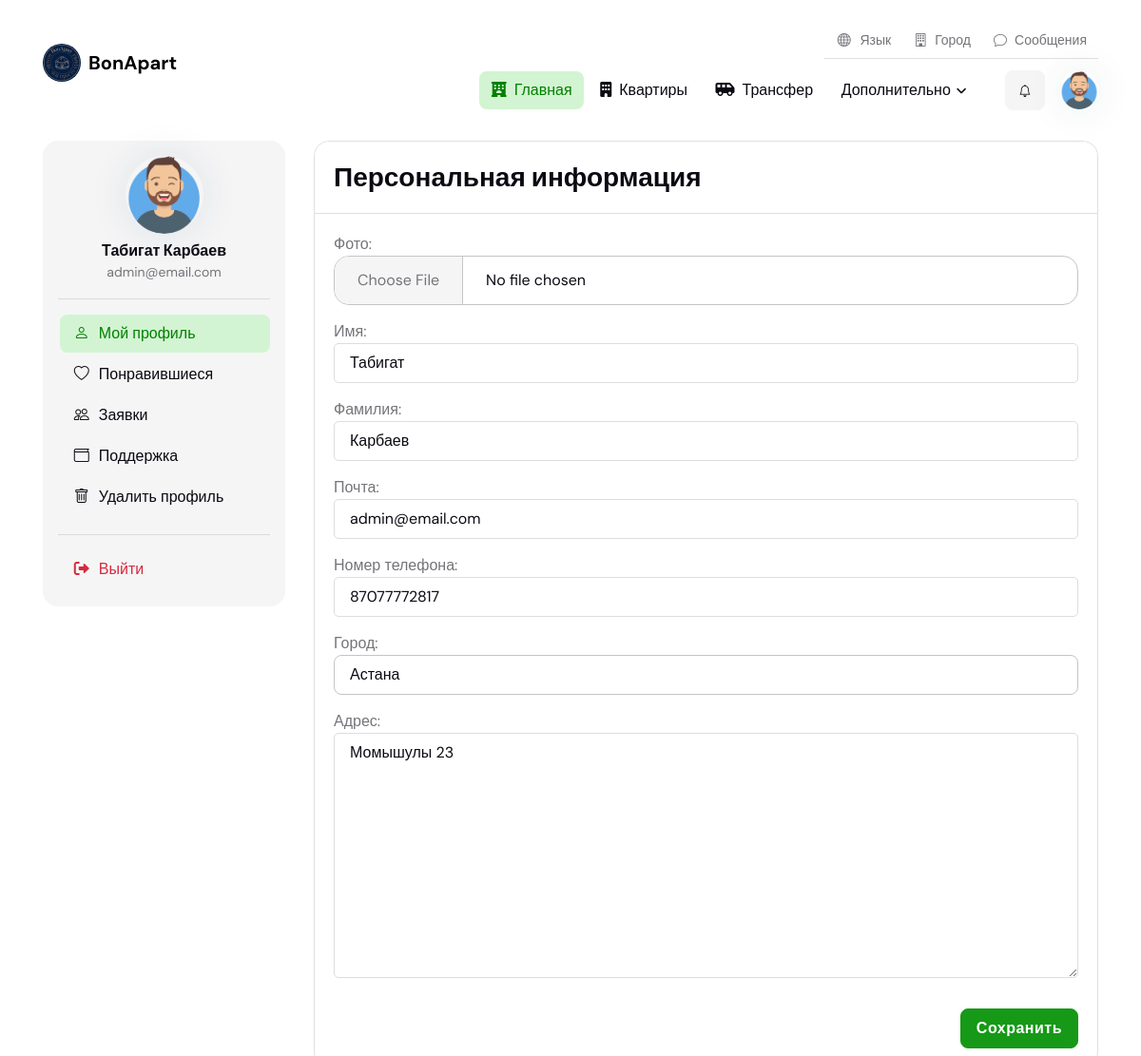
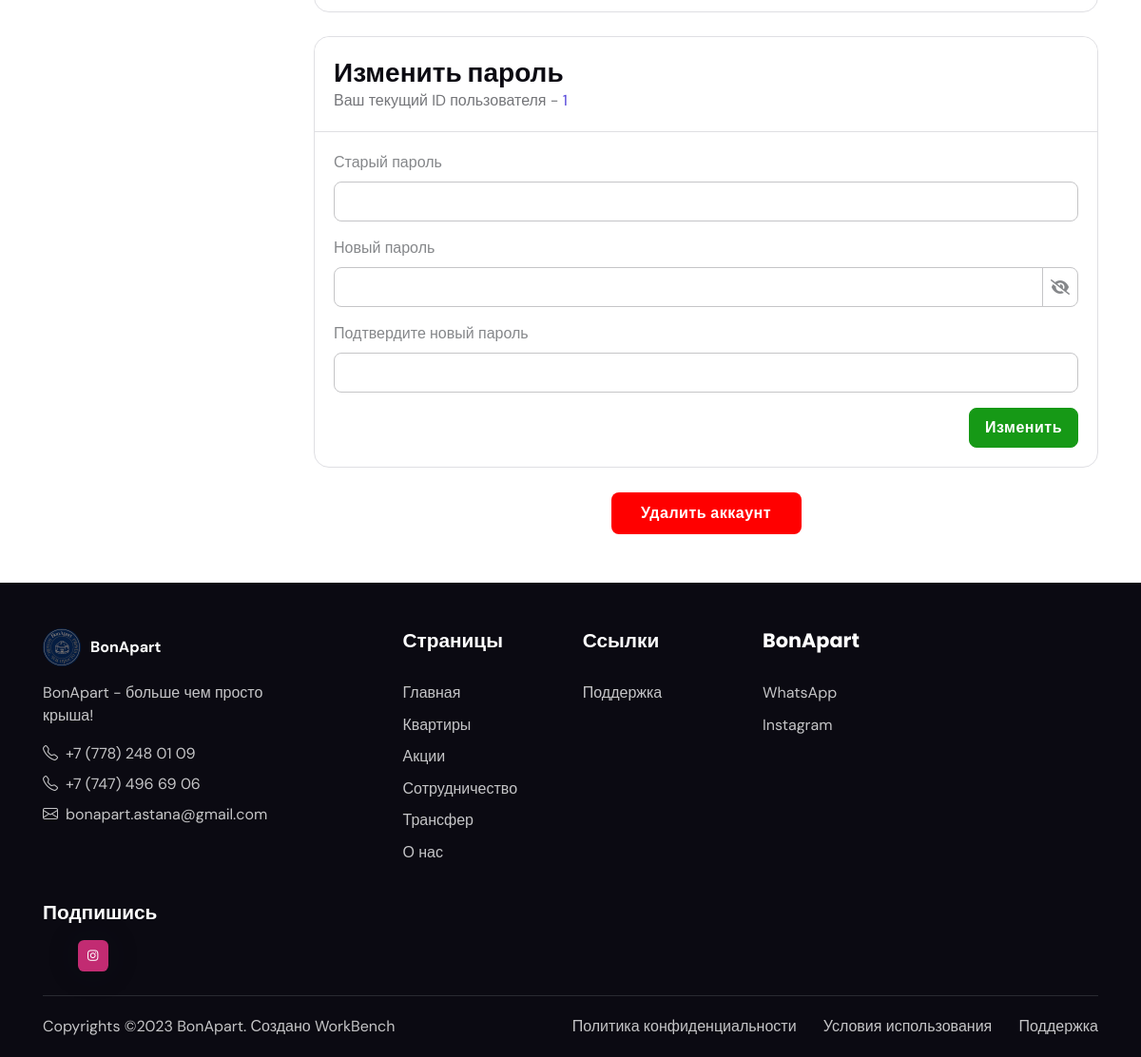
The app's page /users/profile/ (signed in) with its own data (2 pictures, top to bottom).
### users/models.py (models this page shows, shortened)
class CustomUser(AbstractUser):
    first_name = models.CharField(max_length=50)
    last_name = models.CharField(max_length=50)
    phone_number = models.CharField(max_length=50)
    photo = models.ImageField(blank=True)
    gender = models.CharField(max_length=10, choices=[('male', 'Мужской'), ('female', 'Женский'), ('other', 'Другой')],
                              blank=True, null=True)
    age = models.PositiveIntegerField(blank=True, null=True)
    address = models.CharField(max_length=255, blank=True)
    city = models.CharField(max_length=100, blank=True)
    class Meta:
        verbose_name = 'Пользователь'
        verbose_name_plural = 'Пользователи'

### users/views.py (the view, shortened to what this page needs)
# urls.py: path('profile/', ProfileView.as_view(), name='profile'),
class ProfileView(View):
    template_name = 'user_templates/user_profile.html'
    def get(self, request):
        user = request.user
        form = UserProfileUpdateForm(instance=user)
        context = {
            'user': user,
            'form': form,
        }
        return render(request, self.template_name, context)

### templates/user_templates/user_profile.html (shortened to what this page needs)
<!DOCTYPE html>
{% load static %}
<html lang="en" data-bs-theme="light">
<head>
	<link rel="stylesheet" type="text/css" href="{% static 'css/all.min.css' %}">
	<link rel="stylesheet" type="text/css" href="{% static 'css/bootstrap-icons.css' %}">
	<link rel="stylesheet" type="text/css" href="{% static 'css/tiny-slider.css' %}">
	<link rel="stylesheet" type="text/css" href="{% static 'css/glightbox.css' %}">
	<link rel="stylesheet" type="text/css" href="{% static 'css/flatpickr.min.css' %}">
	<link rel="stylesheet" type="text/css" href="{% static 'css/choices.min.css' %}">
	<link rel="stylesheet" type="text/css" href="{% static 'css/style.css' %}">
</head>
<body class="dashboard">
<header class="navbar-light py-3">
	<nav class="navbar navbar-expand-lg">
		<div class="container d-block">
			<div class="row align-items-center">
				<div class="col-4">
					<a class="navbar-brand d-flex align-items-center" href="{% url 'website:home' %}">
						<img style="border-radius: 50px;" class="light-mode-item navbar-brand-item" src="{% static 'images/logo.jpg' %}" alt="logo">
						<p style="margin: 0; padding: 0; margin-left: 8px;"><b>BonApart</b></p>
					</a>
				</div>
				<div class="col-8">
					<div class="align-items-center justify-content-end d-none d-lg-flex">
						<ul class="nav border-bottom mb-2">
							<li class="dropdown nav-item">
								<a class="nav-link small pb-2" href="#" role="button" id="languageDropdown" data-bs-toggle="dropdown" aria-haspopup="true" aria-expanded="false"><i class="bi bi-globe fa-fw me-2"></i>Язык</a>
							</li>
							<li class="dropdown nav-item">
								<a class="nav-link small pb-2" href="#" role="button" id="languageDropdown" data-bs-toggle="dropdown" aria-haspopup="true" aria-expanded="false"><i class="bi bi-building me-2"></i>Город</a>
							</li>
							<li class="nav-item"> <a href="#" class="nav-link small pb-2"><i class="bi bi-chat me-2"></i>Сообщения</a> </li>
						</ul>
					</div>
					<div class="d-sm-flex align-items-center justify-content-end mt-1">
						<div class="navbar-collapse collapse justify-content-end" id="navbarCategoryCollapse">
							<ul class="navbar-nav navbar-nav-scroll nav-pills-primary-soft text-center  p-2 p-xl-0" style="margin-right: 10px;">
								<li class="nav-item"> <a class="nav-link active" href="{% url 'website:home' %}"><i class="fa-solid fa-hotel me-2"></i>Главная</a>	</li>
								<li class="nav-item"><a class="nav-link" href="{% url 'apartments:apartments' %}"><i class="fa-solid fa-building me-2"></i>Квартиры</a></li>
								<li class="nav-item"><a class="nav-link" href="{% url 'website:transfers' %}"><i class="fa-solid fa-shuttle-van me-2"></i>Трансфер</a></li>
								<li class="nav-item dropdown">
									<a class="nav-link dropdown-toggle" href="#" id="pagesFacilities" data-bs-toggle="dropdown" aria-haspopup="true" aria-expanded="false">Дополнительно</a>
								</li>
							</ul>
						</div>
						<div class="d-flex align-items-center justify-content-end">
							<div class="nav-item dropdown form-control-bg-light">
								{% if user.is_authenticated %}
									<ul class="nav flex-row align-items-center list-unstyled ms-xl-auto">
									<li class="nav-item dropdown ms-0 ms-md-3">
										<a class="nav-notification btn btn-light p-0 mb-0" href="#" role="button" data-bs-toggle="dropdown" aria-expanded="false" data-bs-auto-close="outside">
											<i class="bi bi-bell fa-fw"></i>
										</a>
									</li>
									<li class="nav-item ms-3 dropdown">
										<a class="avatar avatar-sm p-0" href="#" id="profileDropdown" role="button" data-bs-auto-close="outside" data-bs-display="static" data-bs-toggle="dropdown" aria-expanded="false">
											{% if user.photo %}
												<img class="avatar-img rounded-circle shadow" src="{{ user.photo.url }}" alt="avatar">
											{% else %}
												<img class="avatar-img rounded-circle shadow" src="{% static 'images/user.png' %}" alt="avatar">
											{% endif %}
										</a>
									</li>
								</ul>
								{% else %}
									<ul class="nav flex-row align-items-center list-unstyled ms-xl-auto">
										<a href="{% url 'users:signin' %}" class="btn btn-primary mb-0">Войти</a>
									</ul>
								{% endif %}
							</div>
						</div>
					</div>
				</div>
			</div>
		</div>
	</nav>
</header>
<main>
<section class="pt-3">
	<div class="container">
		<div class="row">
			<div class="col-lg-4 col-xl-3">
				<div class="offcanvas-lg offcanvas-end" tabindex="-1" id="offcanvasSidebar">
					<div class="offcanvas-body p-3 p-lg-0">
						<div class="card bg-light w-100">
							<div class="card-body p-3">
								<div class="text-center mb-3">
									<div class="avatar avatar-xl mb-2">
										{% if user.photo %}
											<img class="avatar-img rounded-circle shadow" src="{{ user.photo.url }}" alt="avatar">
										{% else %}
											<img class="avatar-img rounded-circle shadow" src="{% static 'images/user.png' %}" alt="avatar">
										{% endif %}
									</div>
									<h6 class="mb-0">{{user.first_name}} {{user.last_name}}</h6>
									<a href="#" class="text-reset text-primary-hover small">{{user.email}}</a>
                                    <hr>
								</div>
                                <ul class="nav nav-pills-primary-soft flex-column">
									<li class="nav-item">
										<a class="nav-link active" href="{% url 'users:profile' %}"><i class="bi bi-person fa-fw me-2"></i>Мой профиль</a>
									</li>
									<li class="nav-item">
										<a class="nav-link" href="{% url 'users:favorites' %}"><i class="bi bi-heart fa-fw me-2"></i>Понравившиеся</a>
									</li>
									{% if user.is_staff %}
									<li class="nav-item">
										<a class="nav-link" href="{% url 'users:apartment_pending' %}"><i class="bi bi-people fa-fw me-2"></i>Заявки</a>
									</li>
									{% endif %}
									<li class="nav-item">
										<a class="nav-link" href="{% url 'website:support' %}"><i class="bi bi-wallet fa-fw me-2"></i>Поддержка</a>
									</li>
									<li class="nav-item">
										<a class="nav-link" href="{% url 'users:delete_profile' %}"><i class="bi bi-trash fa-fw me-2"></i>Удалить профиль</a>
									</li>
                                    <hr>
									<li class="nav-item">
										<a class="nav-link text-danger bg-danger-soft-hover" href="{% url 'users:logout' %}"><i class="fas fa-sign-out-alt fa-fw me-2"></i>Выйти</a>
									</li>
								</ul>
							</div>
						</div>
					</div>
				</div>
			</div>
			<div class="col-lg-8 col-xl-9">
				<div class="vstack gap-4">
					<div class="card border">
						<div class="card-header border-bottom">
							<h4 class="card-header-title">Персональная информация</h4>
						</div>
						<div class="card-body">
							<form class="row g-3" method="POST">
                                <div class="col-12">
                                    {{ form.as_p }}
                                </div>
                                <div class="col-12 text-end">
                                    <button type="submit" class="btn btn-primary mb-0">Сохранить</button>
                                </div>
							</form>
						</div>
					</div>
                    <div class="card border">
                        <div class="card-header border-bottom">
                            <h4 class="card-header-title">Изменить пароль</h4>
                            <p class="mb-0">Ваш текущий ID пользователя - <span class="text-primary">{{ user.id }}</span></p>
                        </div>
                        <form class="card-body" method="post">
                            <div class="mb-3">
                                <label class="form-label">Старый пароль</label>
                                <input class="form-control" type="password" name="old_password" placeholder="">
                            </div>
                            <div class="mb-3">
                                <label class="form-label">Новый пароль</label>
                                <div class="input-group">
                                    <input class="form-control fakepassword" name="new_password1" placeholder="" type="password" id="psw-input">
                                    <span class="input-group-text p-0 bg-transparent">
                                        <i class="fakepasswordicon fas fa-eye-slash cursor-pointer p-2"></i>
                                    </span>
                                </div>
                            </div>
                            <div class="mb-3">
                                <label class="form-label">Подтвердите новый пароль</label>
                                <input class="form-control" name="new_password2" type="password" placeholder="">
                            </div>
                            <div class="text-end">
                                <button type="submit" class="btn btn-primary mb-0">Изменить</button>
                            </div>
                        </form>
                    </div>
                    <div class="text-center">
                        <a type="submit" href="{% url 'users:delete_profile' %}" class="btn btn-primary btn-wide btn-red">Удалить аккаунт</a>
                    </div>
				</div>
			</div>
		</div>
	</div>
</section>
</main>
<footer class="bg-dark pt-5">
	<div class="container">
		<div class="row g-4">
			<div class="col-lg-3">
				<a href="{% url 'website:home' %}" style="display: flex;">
					<img class="h-40px" style="border-radius: 50px;" src="{% static 'images/logo.jpg' %}" alt="logo">
					<p style="margin: auto; margin-left: 10px; color: white;"><b>BonApart</b></p>
				</a>
				<p class="my-3 text-body-secondary">BonApart - больше чем просто крыша!</p>
				<p class="mb-2"><a href="#" class="text-body-secondary text-primary-hover"><i class="bi bi-telephone me-2"></i>+7 (778) 248 01 09</a> </p>
				<p class="mb-2"><a href="#" class="text-body-secondary text-primary-hover"><i class="bi bi-telephone me-2"></i>+7 (747) 496 69 06</a> </p>
				<p class="mb-0"><a href="#" class="text-body-secondary text-primary-hover"><i class="bi bi-envelope me-2"></i>bonapart.astana@gmail.com</a></p>
			</div>
			<div class="col-lg-8 ms-auto">
				<div class="row g-4">
					<div class="col-6 col-md-3">
						<h5 class="text-white mb-2 mb-md-4">Страницы</h5>
						<ul class="nav flex-column text-primary-hover">
							<li class="nav-item"><a class="nav-link text-body-secondary" href="{% url 'website:home' %}">Главная</a></li>
							<li class="nav-item"><a class="nav-link text-body-secondary" href="{% url 'apartments:apartments' %}">Квартиры</a></li>
							<li class="nav-item"><a class="nav-link text-body-secondary" href="{% url 'website:stock' %}">Акции</a></li>
							<li class="nav-item"><a class="nav-link text-body-secondary" href="{% url 'website:collaboration' %}">Сотрудничество</a></li>
							<li class="nav-item"><a class="nav-link text-body-secondary" href="{% url 'website:transfers' %}">Трансфер</a></li>
							<li class="nav-item"><a class="nav-link text-body-secondary" href="{% url 'website:about' %}">О нас</a></li>
						</ul>
					</div>
					<div class="col-6 col-md-3">
                        <h5 class="text-white mb-2 mb-md-4">Ссылки</h5>
                        <ul class="nav flex-column text-primary-hover">
                            {% if user.is_authenticated %}
                                <li class="nav-item"><a class="nav-link text-body-secondary" href="{% url 'website:support' %}">Поддержка</a></li>
                            {% endif %}
                        </ul>
                    </div>
					<div class="col-6 col-md-3">
						<h5 class="text-white mb-2 mb-md-4">BonApart</h5>
						<ul class="nav flex-column text-primary-hover">
							<li class="nav-item"><a class="nav-link text-body-secondary" href="https://wa.link/yzcce5">WhatsApp</a></li>
							<li class="nav-item"><a class="nav-link text-body-secondary" href="https://www.instagram.com/bonapart.ast?igsh=MXhjZzlua2R6dzkwdQ%3D%3D&utm_source=qr">Instagram</a></li>
						</ul>
					</div>
				</div>
			</div>
		</div>
		<div class="row g-4 justify-content-between mt-0 mt-md-2">
			<div class="col-sm-5 col-lg-1 text-sm-end">
				<h5 class="text-white mb-2">Подпишись</h5>
				<ul class="list-inline mb-0 mt-3">
					<li class="list-inline-item"> <a class="btn btn-sm shadow px-2 bg-instagram mb-0" href="https://www.instagram.com/bonapart.ast?igsh=MXhjZzlua2R6dzkwdQ%3D%3D&utm_source=qr"><i class="fab fa-fw fa-instagram"></i></a> </li>
				</ul>
			</div>
		</div>
		<hr class="mt-4 mb-0">
		<div class="row">
			<div class="container">
				<div class="d-lg-flex justify-content-between align-items-center py-3 text-center text-lg-start">
					<div class="text-body-secondary text-primary-hover"> Copyrights ©2023 BonApart. Создано <a href="http://workbenchkz.pythonanywhere.com/" class="text-body-secondary">WorkBench</a></div>
					<div class="nav mt-2 mt-lg-0">
						<ul class="list-inline text-primary-hover mx-auto mb-0">
							<li class="list-inline-item me-0"><a class="nav-link text-body-secondary py-1" href="{% url 'website:privacy_policy' %}">Политика конфиденциальности</a></li>
							<li class="list-inline-item me-0"><a class="nav-link text-body-secondary py-1" href="{% url 'website:terms' %}">Условия использования</a></li>
							{% if user.is_authenticated %}
								<li class="list-inline-item me-0"><a class="nav-link text-body-secondary py-1 pe-0" href="{% url 'website:support' %}">Поддержка</a></li>
							{% else %}
								<li class="list-inline-item me-0"><a class="nav-link text-body-secondary py-1 pe-0" href="https://wa.link/8z2wor">Поддержка</a></li>
							{% endif %}
						</ul>
					</div>
				</div>
			</div>
		</div>
	</div>
</footer>
</body>
</html>

### templates/user_templates/user_profile.html (style rules this page uses)
.nav-pills-primary-soft .nav-link.active, .nav-pills-primary-soft .nav-link:hover { color: green; background-color: #d2f4d2; }
.btn.btn-primary.mb-0 { background-color: #169916; border-color: #169916; }
.btn-wide { width: 100%; max-width: 200px; }
.btn-red { background-color: red; color: white; border: none; padding: 10px 20px; cursor: pointer; }

### records on screen
CustomUser: first_name "Табигат", last_name "Карбаев", email "admin@email.com", phone_number "87077772817", city "Астана", address "Момышулы 23", id "1"
